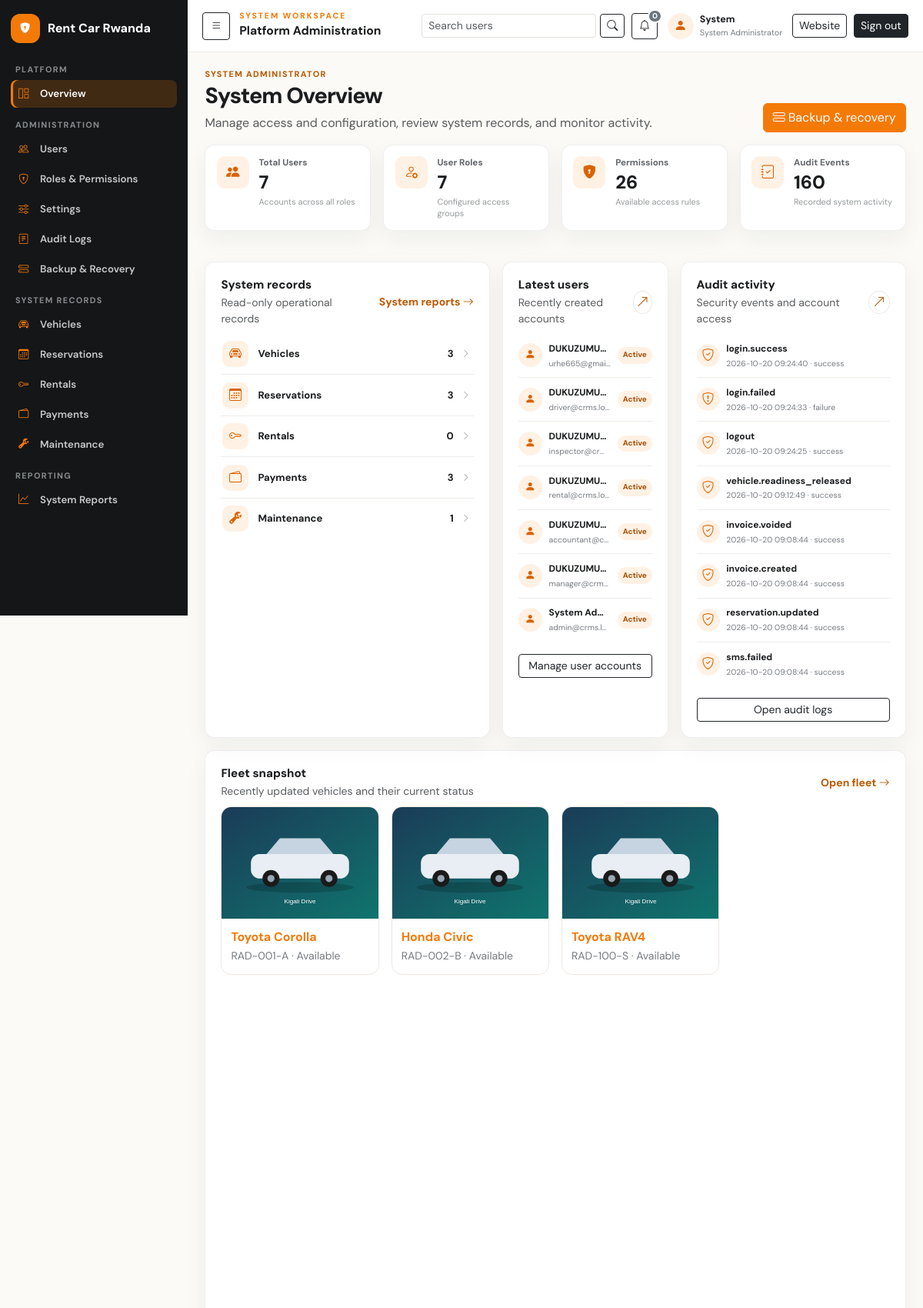
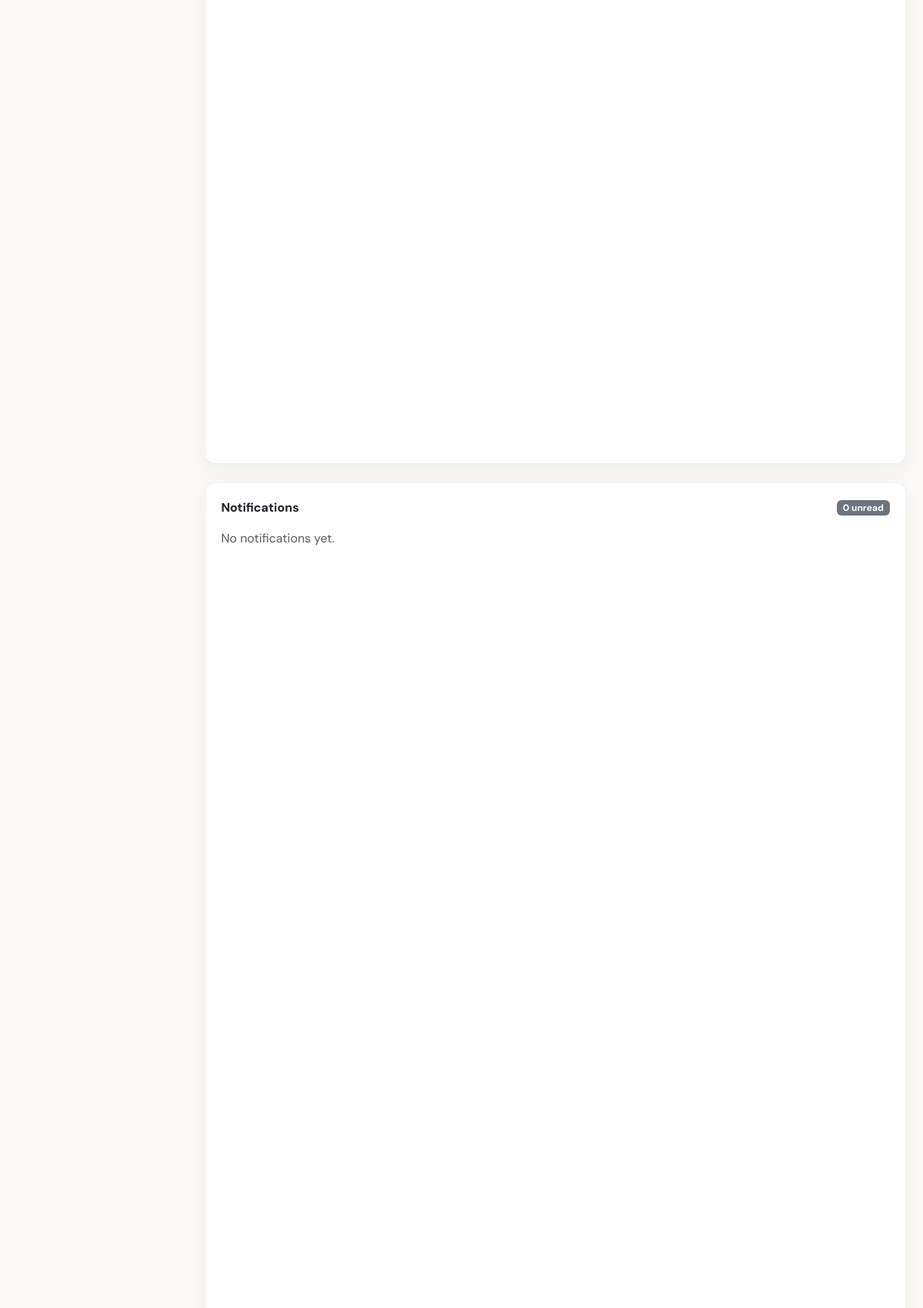
/index.php?r=dashboard (signed in, upper part), run on the app's committed database (2 pictures, top to bottom).
### tables this page shows
CREATE TABLE IF NOT EXISTS users (
  user_id BIGINT UNSIGNED AUTO_INCREMENT PRIMARY KEY,
  role_id BIGINT UNSIGNED NOT NULL,
  first_name VARCHAR(100) NOT NULL,
  last_name VARCHAR(100) NOT NULL,
  email VARCHAR(190) NULL UNIQUE,
  phone VARCHAR(30) NULL,
  password_hash VARCHAR(255) NOT NULL,
  status ENUM('active','inactive','suspended','pending') NOT NULL DEFAULT 'active',
  last_login_at DATETIME NULL,
  created_at TIMESTAMP NOT NULL DEFAULT CURRENT_TIMESTAMP,
  updated_at TIMESTAMP NOT NULL DEFAULT CURRENT_TIMESTAMP ON UPDATE CURRENT_TIMESTAMP,
  KEY idx_users_role_status (role_id,status),
  CONSTRAINT fk_users_role FOREIGN KEY (role_id) REFERENCES roles(role_id) ON DELETE RESTRICT ON UPDATE CASCADE
);

CREATE TABLE IF NOT EXISTS vehicles (
  vehicle_id BIGINT UNSIGNED AUTO_INCREMENT PRIMARY KEY,
  category_id BIGINT UNSIGNED NOT NULL,
  registration_no VARCHAR(30) NOT NULL UNIQUE,
  vin VARCHAR(80) NULL UNIQUE,
  make VARCHAR(80) NOT NULL,
  model VARCHAR(80) NOT NULL,
  manufacture_year SMALLINT UNSIGNED NULL,
  colour VARCHAR(40) NULL,
  transmission ENUM('manual','automatic','other') NOT NULL DEFAULT 'manual',
  fuel_type ENUM('petrol','diesel','hybrid','electric','other') NOT NULL DEFAULT 'petrol',
  daily_rate DECIMAL(12,2) NOT NULL,
  weekly_rate DECIMAL(12,2) NULL,
  monthly_rate DECIMAL(12,2) NULL,
  current_mileage INT UNSIGNED NOT NULL DEFAULT 0,
  fuel_level_percent DECIMAL(5,2) NULL,
  image_path VARCHAR(500) NULL,
  status ENUM('available','reserved','rented','maintenance','inactive') NOT NULL DEFAULT 'available',
  insurance_expiry_date DATE NULL,
  inspection_expiry_date DATE NULL,
  description TEXT NULL,
  created_by BIGINT UNSIGNED NULL,
  created_at TIMESTAMP NOT NULL DEFAULT CURRENT_TIMESTAMP,
  updated_at TIMESTAMP NOT NULL DEFAULT CURRENT_TIMESTAMP ON UPDATE CURRENT_TIMESTAMP,
  KEY idx_vehicle_search (category_id,status,daily_rate), KEY idx_vehicle_model (make,model),
  CONSTRAINT fk_vehicle_category FOREIGN KEY (category_id) REFERENCES vehicle_categories(category_id) ON DELETE RESTRICT ON UPDATE CASCADE,
  CONSTRAINT fk_vehicle_creator FOREIGN KEY (created_by) REFERENCES users(user_id) ON DELETE SET NULL ON UPDATE CASCADE,
  CONSTRAINT chk_vehicle_rates CHECK (daily_rate >= 0 AND (weekly_rate IS NULL OR weekly_rate >= 0) AND (monthly_rate IS NULL OR monthly_rate >= 0)),
  CONSTRAINT chk_vehicle_fuel CHECK (fuel_level_percent IS NULL OR fuel_level_percent BETWEEN 0 AND 100)
);

CREATE TABLE IF NOT EXISTS vehicle_categories (
  category_id BIGINT UNSIGNED AUTO_INCREMENT PRIMARY KEY,
  category_name VARCHAR(80) NOT NULL UNIQUE,
  description VARCHAR(255) NULL,
  default_daily_rate DECIMAL(12,2) NOT NULL DEFAULT 0,
  default_weekly_rate DECIMAL(12,2) NULL,
  default_monthly_rate DECIMAL(12,2) NULL,
  passenger_capacity TINYINT UNSIGNED NULL,
  is_active TINYINT(1) NOT NULL DEFAULT 1,
  created_at TIMESTAMP NOT NULL DEFAULT CURRENT_TIMESTAMP,
  CONSTRAINT chk_category_rates CHECK (default_daily_rate >= 0 AND (default_weekly_rate IS NULL OR default_weekly_rate >= 0) AND (default_monthly_rate IS NULL OR default_monthly_rate >= 0))
);

### views/dashboards/admin.php (the view, shortened to what the rows shown need)
<div class="admin-dashboard-heading">
  <div>
    <h1>System Overview</h1>
  </div>
</div>
<div class="row g-3 admin-overview-panels">
  <div class="col-lg-5">
    <section class="panel h-100">
      <div class="admin-panel-heading">
        <div><h2 class="panel-h mb-1">System records</h2><p class="small text-muted mb-0">Read-only operational records</p></div>
      </div>
    </section>
  </div>
  <div class="col-lg-3">
    <section class="panel h-100">
      <div class="admin-panel-heading">
        <div><h2 class="panel-h mb-1">Latest users</h2><p class="small text-muted mb-0">Recently created accounts</p></div>
      </div>
      <?php foreach ($users as $u): ?>
        <div class="admin-user-row">
          <span class="admin-user-avatar"><i class="bi bi-person-fill" aria-hidden="true"></i></span>
          <span class="admin-user-detail"><strong><?= e($u['first_name'] . ' ' . $u['last_name']) ?></strong><small><?= e($u['email']) ?></small></span>
          <span class="admin-user-status"><?= e($u['status']) ?></span>
        </div>
      <?php endforeach; ?>
    </section>
  </div>
  <div class="col-lg-4">
    <section class="panel h-100">
      <div class="admin-panel-heading">
        <div><h2 class="panel-h mb-1">Audit activity</h2><p class="small text-muted mb-0">Security events and account access</p></div>
      </div>
    </section>
  </div>
</div>
<section class="panel mt-3">
  <div class="admin-panel-heading">
    <div><h2 class="panel-h mb-1">Fleet snapshot</h2><p class="small text-muted mb-0">Recently updated vehicles and their current status</p></div>
  </div>
  <?php if (empty($recentVehicles)): ?><p class="text-muted mb-0">No vehicles are recorded yet.</p><?php else: ?>
    <div class="row g-3">
      <?php foreach ($recentVehicles as $vehicle): ?>
        <div class="col-6 col-md-3">
          <a class="dashboard-fleet-card d-block text-decoration-none" href="<?= e(url('vehicles/show', ['id' => $vehicle['vehicle_id']])) ?>">
            <img src="<?= e(vehicle_img($vehicle['image_path'] ?? null, $vehicle['category_name'] ?? null)) ?>" alt="<?= e($vehicle['make'] . ' ' . $vehicle['model']) ?>">
            <div class="dashboard-fleet-copy"><strong><?= e($vehicle['make'] . ' ' . $vehicle['model']) ?></strong><small><?= e($vehicle['registration_no']) ?> &middot; <?= e(ucfirst($vehicle['status'])) ?></small></div>
          </a>
        </div>
      <?php endforeach; ?>
    </div>
  <?php endif; ?>
</section>

### views/layouts/app.php (shortened to what the rows shown need)
<!doctype html>
<html lang="en">
<head>
  <link href="https://cdn.jsdelivr.net/npm/bootstrap@5.3.3/dist/css/bootstrap.min.css" rel="stylesheet">
  <link href="https://cdn.jsdelivr.net/npm/bootstrap-icons@1.11.3/font/bootstrap-icons.min.css" rel="stylesheet">
  <link href="<?= e(asset('public/css/app.css')) ?>" rel="stylesheet">
</head>
<?php $isSystemAdmin = ($user['role_name'] ?? '') === 'System Administrator'; ?>
<body class="site-body app-body<?= $isSystemAdmin ? ' admin-workspace' : '' ?><?= !empty($printAgreement) ? ' rental-agreement-print' : '' ?><?= !empty($reportPrint) ? ' report-print' : '' ?>">
<div class="app-shell">
  <?php require dirname(__DIR__) . '/partials/sidebar.php'; ?>
  <div class="app-main">
    <header class="app-topbar">
      <?php if ($isSystemAdmin): ?>
        <button class="btn btn-sm btn-outline-dark d-none d-lg-inline-flex admin-sidebar-toggle" type="button" data-sidebar-toggle aria-expanded="true" aria-label="Collapse navigation"><i class="bi bi-list"></i></button>
        <div class="admin-topbar-title"><p class="eyebrow mb-0">System workspace</p><strong>Platform Administration</strong></div>
        <div class="app-topbar-actions admin-topbar-actions">
          <form class="admin-topbar-search" method="get" action="<?= e(url('admin/users')) ?>">
            <input class="form-control form-control-sm" type="search" name="q" value="<?= e((string)($q ?? '')) ?>" placeholder="Search users" aria-label="Search user accounts">
            <button class="btn btn-sm btn-outline-dark" type="submit" aria-label="Search"><i class="bi bi-search" aria-hidden="true"></i></button>
          </form>
          <a class="btn btn-sm btn-outline-dark admin-topbar-icon admin-notification-link" href="<?= e(url('dashboard')) ?>#dashboard-notifications" title="Notifications" aria-label="Notifications, <?= (int) ($unreadNotificationCount ?? 0) ?> unread">
            <i class="bi bi-bell" aria-hidden="true"></i>
            <span class="badge text-bg-<?= (int) ($unreadNotificationCount ?? 0) > 0 ? 'primary' : 'secondary' ?>" data-notification-count><?= (int) ($unreadNotificationCount ?? 0) ?></span>
          </a>
          <div class="admin-user-chip"><span class="admin-user-avatar"><i class="bi bi-person-fill" aria-hidden="true"></i></span><span><strong><?= e($user['first_name'] ?? 'Admin') ?></strong><small>System Administrator</small></span></div>
          <a class="btn btn-sm btn-outline-dark admin-website-link" href="<?= e(url('home')) ?>">Website</a>
          <form method="post" action="<?= e(url('logout')) ?>"><?= \Crms\Csrf::field() ?><button class="btn btn-sm btn-dark">Sign out</button></form>
        </div>
      <?php endif; ?>
    </header>
    <div class="app-content">
      <?= $content ?>
    </div>
  </div>
</div>
</body>
</html>

### data on the page
users: first_name "System", first_name+last_name "System Ad…", email "admin@crms.l…", status "Active"
users: first_name+last_name "DUKUZUMU…", email "urhe665@gmai…", status "Active"
users: first_name+last_name "DUKUZUMU…", email "driver@crms.lo…", status "Active"
users: first_name+last_name "DUKUZUMU…", email "inspector@cr…", status "Active"
users: first_name+last_name "DUKUZUMU…", email "rental@crms.lo…", status "Active"
users: first_name+last_name "DUKUZUMU…", email "accountant@c…", status "Active"
users: first_name+last_name "DUKUZUMU…", email "manager@crm…", status "Active"
vehicles: image_path.category_name (placeholder picture), make+model "Toyota Corolla", registration_no "RAD-001-A", status "Available"
vehicles: image_path.category_name (placeholder picture), make+model "Honda Civic", registration_no "RAD-002-B", status "Available"
vehicles: image_path.category_name (placeholder picture), make+model "Toyota RAV4", registration_no "RAD-100-S", status "Available"

### other printed values
$unreadNotificationCount "0"
$kpi['label'] "Total Users"
$kpi['value'] "7"
$kpi['hint'] "Accounts across all roles"
$kpi['label'] "User Roles"
$kpi['hint'] "Configured access groups"
$kpi['label'] "Permissions"
$kpi['value'] "26"
$kpi['hint'] "Available access rules"
$kpi['label'] "Audit Events"
$kpi['value'] "160"
$kpi['hint'] "Recorded system activity"
$record['label'] "Vehicles"
$record['value'] "3"
$record['label'] "Reservations"
